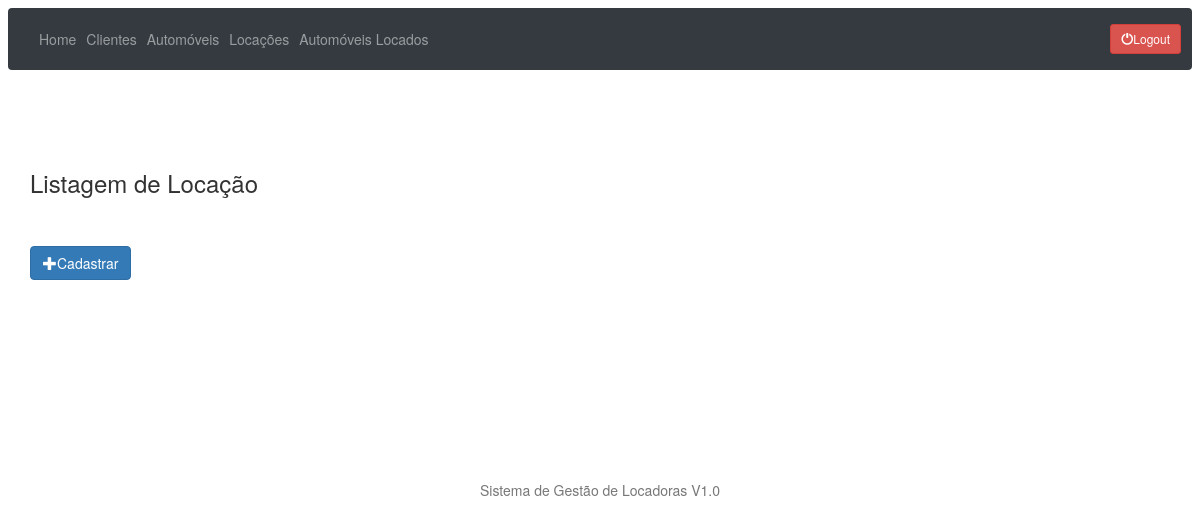
/locadora/list/ (signed in), run on an earlier commit of the app's database.
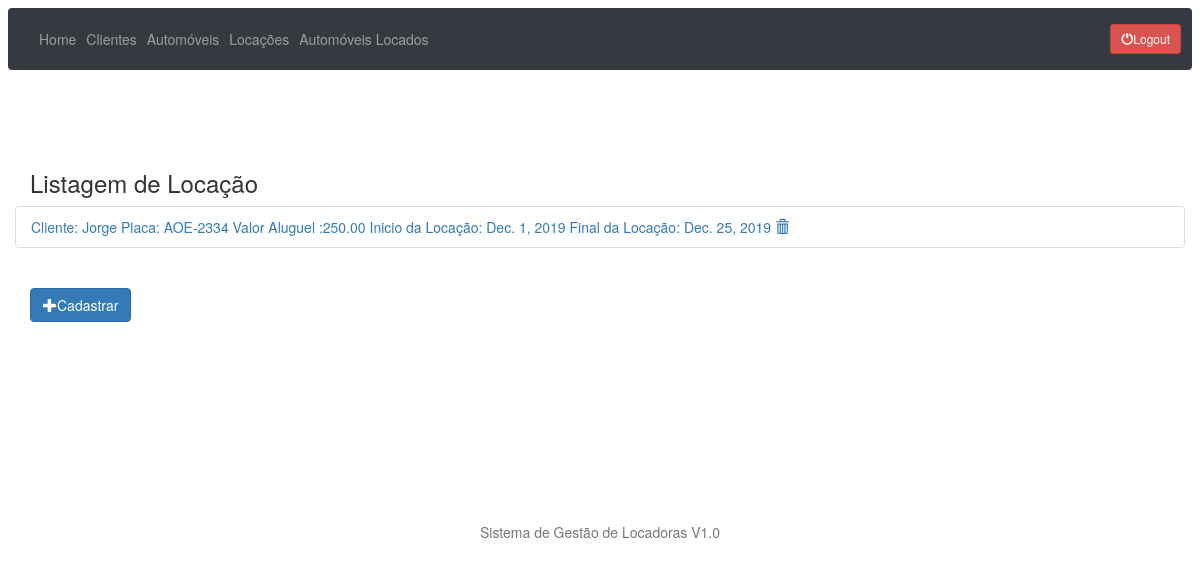
And on a later commit of the database.
### locadora/models.py (models this page shows)
class Locacao(models.Model):
    cliente = models.OneToOneField(Cliente, null=False, blank=False, on_delete=models.CASCADE)
    automovel = models.OneToOneField(Automovel, null=False, blank=False, on_delete=models.CASCADE)
    valor = models.DecimalField(max_digits=10, decimal_places=2, null=True, blank=True)
    data_inicio = models.DateField()
    data_final = models.DateField()

### clientes/models.py (models this page shows, shortened)
class Cliente(models.Model):
    nome = models.CharField(max_length=30)
    sobrenome = models.CharField(max_length=30)
    idade = models.IntegerField(null=True, blank=True)
    foto = models.ImageField(upload_to='clientes_fotos', null=True, blank=True)

### automoveis/models.py (models this page shows, shortened)
class Automovel(models.Model):
    marca = models.CharField(max_length=30)
    modelo = models.CharField(max_length=30)
    placa = models.CharField(max_length=30)
    foto = models.ImageField(upload_to='automoveis_fotos', null=True, blank=True)
    alugado = models.BooleanField(default=False)

### locadora/views.py (the view)
# urls.py: path('list/', locacoes_list, name='locacoes_list'),
@login_required()
def locacoes_list(request):
    locacoes = Locacao.objects.all()
    return render(request, 'locacao.html', {'locacoes': locacoes})

### locadora/templates/locacao.html (shortened to what this page needs)
{% extends 'base.html' %}
{% block main %}
    <h3>Listagem de Locação</h3>
    <div class="row">
        <ul class="list-group">
            {% for locacao in locacoes %}
                <li class="list-group-item">
                    <a href="{% url 'locacoes_update' locacao.id %}">
                        Cliente: {{ locacao.cliente.nome }} Placa: {{ locacao.automovel.placa }} Valor Aluguel
                        :{{ locacao.valor }} Inicio da Locação: {{ locacao.data_inicio }} Final da
                        Locação: {{ locacao.data_final }}</a>
                    <a href="{% url 'locacoes_delete' locacao.id %}" title="Excluir">
                        <span class="glyphicon glyphicon-trash"></span>
                    </a>
                </li>
            {% endfor %}
        </ul>
    </div>
    <div class="row1">
        <a type="button" class="btn btn-primary" href="{% url 'locacoes_new' %}"> <span
                class="glyphicon glyphicon-plus"></span>Cadastrar</a>
    </div>
{% endblock %}

What changed in the data, as far as the page shows it:
added Locacao: cliente.nome "Jorge", automovel.placa "AOE-2334", valor "250.00", data_inicio "Dec. 1, 2019", data_final "Dec. 25, 2019"
